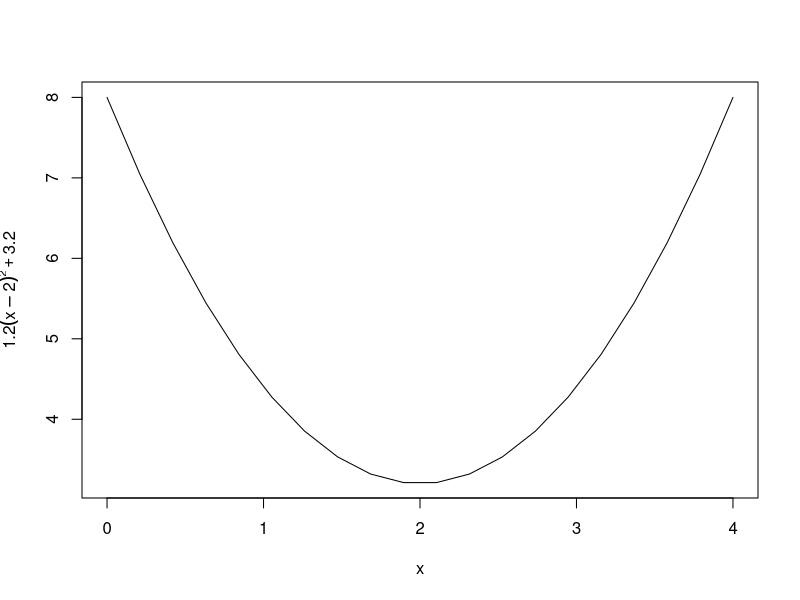
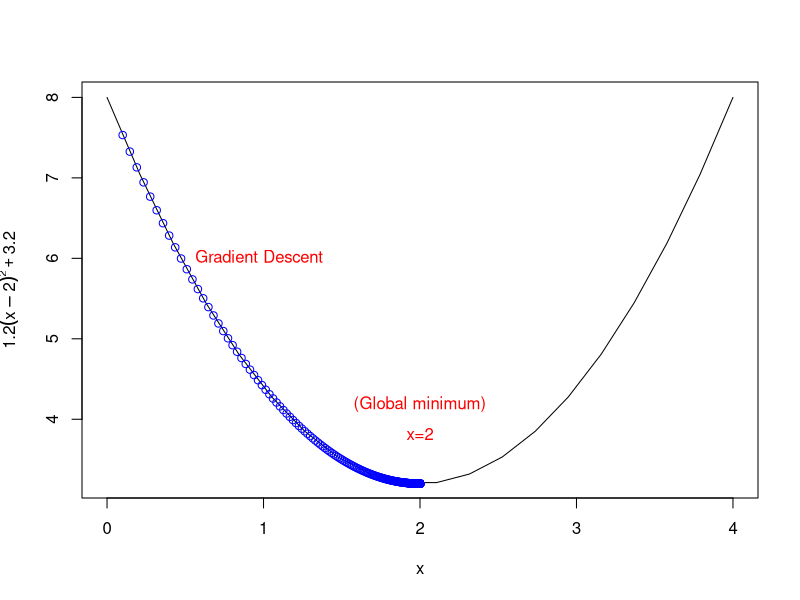

These charts were generated, in order, by the following R code:
## ---- chunk 1
knitr::opts_chunk$set(echo = TRUE)
## ---- chunk 2
rm(list=ls())
## ---- chunk 3
#to generate sequences when plotting the axes of figures or simulating data. 

xs <- seq(0,4,len=20) 
xs
## ---- chunk 4
f <-  function(x) {1.2 * (x-2)^2 + 3.2}

# plot the function 
plot(xs , f (xs), type="l",xlab="x",ylab=expression(1.2(x-2)^2 +3.2))
## ---- chunk 5
grad <- function(x){
  1.2*2*(x-2)
}
## ---- chunk 6
x <- 0.1 # initialize the first guess for x-value
xtrace <- x  # store x -values for graphing purposes (initial)
ftrace <- f(x) # store y-values (function evaluated at x) for graphing purposes (initial)

stepFactor <- 0.01 # learning rate 'alpha'

for (step in 1:5000) {
  x <- x - stepFactor*grad(x) # gradient descent update
  xtrace <- c(xtrace,x) # update for graph
  ftrace <- c(ftrace,f(x)) # update for graph
}

plot(xs , f (xs), type="l",xlab="x",ylab=expression(1.2(x-2)^2 +3.2))
lines(xtrace , ftrace , type="b",col="blue") # type=b (both points & lines)
text (0.5,6, "Gradient Descent",col="red",pos= 4)

# print final value of x
print(x) # x converges to 2.0
text(2,4,"x=2",col="red",pos=1)
text(2,4,"(Global minimum)",col="red",pos=3)
